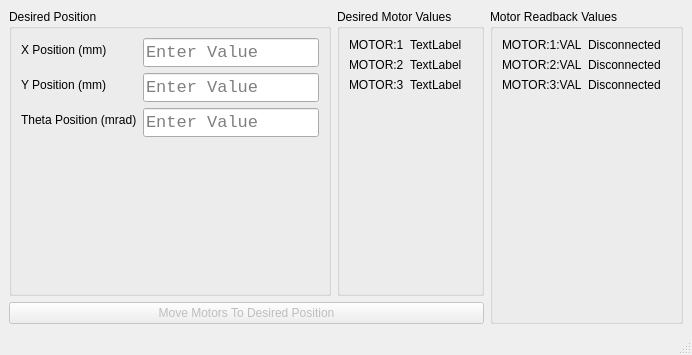
<?xml version="1.0" encoding="UTF-8"?>
<ui version="4.0">
 <class>MainWindow</class>
 <widget class="QMainWindow" name="MainWindow">
  <property name="geometry">
   <rect>
    <x>0</x>
    <y>0</y>
    <width>692</width>
    <height>355</height>
   </rect>
  </property>
  <property name="windowTitle">
   <string>Positioner Demo</string>
  </property>
  <widget class="QWidget" name="centralwidget">
   <layout class="QHBoxLayout" name="horizontalLayout_2">
    <item>
     <layout class="QVBoxLayout" name="verticalLayout">
      <item>
       <layout class="QHBoxLayout" name="horizontalLayout">
        <item>
         <widget class="QGroupBox" name="desGroupBox">
          <property name="title">
           <string>Desired Position</string>
          </property>
          <layout class="QFormLayout" name="formLayout">
           <item row="0" column="0">
            <widget class="QLabel" name="label">
             <property name="text">
              <string>X Position (mm)</string>
             </property>
            </widget>
           </item>
           <item row="0" column="1">
            <widget class="QLineEdit" name="xPosTextEntry">
             <property name="sizePolicy">
              <sizepolicy hsizetype="Preferred" vsizetype="Fixed">
               <horstretch>0</horstretch>
               <verstretch>0</verstretch>
              </sizepolicy>
             </property>
             <property name="minimumSize">
              <size>
               <width>80</width>
               <height>0</height>
              </size>
             </property>
             <property name="font">
              <font>
               <family>Monospace</family>
               <pointsize>13</pointsize>
               <stylestrategy>PreferDefault</stylestrategy>
              </font>
             </property>
             <property name="text">
              <string/>
             </property>
             <property name="placeholderText">
              <string>Enter Value</string>
             </property>
             <property name="channel" stdset="0">
              <string notr="true">MOTOR:1:VAL</string>
             </property>
            </widget>
           </item>
           <item row="1" column="0">
            <widget class="QLabel" name="label_2">
             <property name="text">
              <string>Y Position (mm)</string>
             </property>
            </widget>
           </item>
           <item row="1" column="1">
            <widget class="QLineEdit" name="yPosTextEntry">
             <property name="sizePolicy">
              <sizepolicy hsizetype="Preferred" vsizetype="Fixed">
               <horstretch>0</horstretch>
               <verstretch>0</verstretch>
              </sizepolicy>
             </property>
             <property name="font">
              <font>
               <family>Monospace</family>
               <pointsize>13</pointsize>
               <stylestrategy>PreferDefault</stylestrategy>
              </font>
             </property>
             <property name="text">
              <string/>
             </property>
             <property name="placeholderText">
              <string>Enter Value</string>
             </property>
             <property name="channel" stdset="0">
              <string notr="true">MOTOR:1:VAL</string>
             </property>
            </widget>
           </item>
           <item row="2" column="0">
            <widget class="QLabel" name="label_3">
             <property name="text">
              <string>Theta Position (mrad)</string>
             </property>
            </widget>
           </item>
           <item row="2" column="1">
            <widget class="QLineEdit" name="zPosTextEntry">
             <property name="sizePolicy">
              <sizepolicy hsizetype="Preferred" vsizetype="Fixed">
               <horstretch>0</horstretch>
               <verstretch>0</verstretch>
              </sizepolicy>
             </property>
             <property name="font">
              <font>
               <family>Monospace</family>
               <pointsize>13</pointsize>
               <stylestrategy>PreferDefault</stylestrategy>
              </font>
             </property>
             <property name="text">
              <string/>
             </property>
             <property name="placeholderText">
              <string>Enter Value</string>
             </property>
             <property name="channel" stdset="0">
              <string notr="true">MOTOR:1:VAL</string>
             </property>
            </widget>
           </item>
          </layout>
         </widget>
        </item>
        <item>
         <widget class="QGroupBox" name="groupBox">
          <property name="title">
           <string>Desired Motor Values </string>
          </property>
          <layout class="QFormLayout" name="formLayout_4">
           <item row="0" column="0">
            <widget class="QLabel" name="label_10">
             <property name="text">
              <string>MOTOR:1</string>
             </property>
            </widget>
           </item>
           <item row="0" column="1">
            <widget class="QLabel" name="motor1DesLabel">
             <property name="text">
              <string>TextLabel</string>
             </property>
            </widget>
           </item>
           <item row="1" column="0">
            <widget class="QLabel" name="label_11">
             <property name="text">
              <string>MOTOR:2</string>
             </property>
            </widget>
           </item>
           <item row="1" column="1">
            <widget class="QLabel" name="motor2DesLabel">
             <property name="text">
              <string>TextLabel</string>
             </property>
            </widget>
           </item>
           <item row="2" column="0">
            <widget class="QLabel" name="label_12">
             <property name="text">
              <string>MOTOR:3</string>
             </property>
            </widget>
           </item>
           <item row="2" column="1">
            <widget class="QLabel" name="motor3DesLabel">
             <property name="text">
              <string>TextLabel</string>
             </property>
            </widget>
           </item>
          </layout>
         </widget>
        </item>
       </layout>
      </item>
      <item>
       <widget class="QPushButton" name="pushButton">
        <property name="enabled">
         <bool>false</bool>
        </property>
        <property name="sizePolicy">
         <sizepolicy hsizetype="Minimum" vsizetype="Fixed">
          <horstretch>0</horstretch>
          <verstretch>0</verstretch>
         </sizepolicy>
        </property>
        <property name="text">
         <string>Move Motors To Desired Position</string>
        </property>
       </widget>
      </item>
     </layout>
    </item>
    <item>
     <widget class="QGroupBox" name="desGroupBox_2">
      <property name="title">
       <string>Motor Readback Values</string>
      </property>
      <layout class="QFormLayout" name="formLayout_2">
       <item row="0" column="0">
        <widget class="QLabel" name="label_4">
         <property name="text">
          <string>MOTOR:1:VAL</string>
         </property>
        </widget>
       </item>
       <item row="1" column="0">
        <widget class="QLabel" name="label_5">
         <property name="text">
          <string>MOTOR:2:VAL</string>
         </property>
        </widget>
       </item>
       <item row="2" column="0">
        <widget class="QLabel" name="label_6">
         <property name="text">
          <string>MOTOR:3:VAL</string>
         </property>
        </widget>
       </item>
       <item row="0" column="1">
        <widget class="QLabel" name="motor1ReadbackLabel">
         <property name="text">
          <string>Disconnected</string>
         </property>
        </widget>
       </item>
       <item row="1" column="1">
        <widget class="QLabel" name="motor2ReadbackLabel">
         <property name="text">
          <string>Disconnected</string>
         </property>
        </widget>
       </item>
       <item row="2" column="1">
        <widget class="QLabel" name="motor3ReadbackLabel">
         <property name="text">
          <string>Disconnected</string>
         </property>
        </widget>
       </item>
      </layout>
     </widget>
    </item>
   </layout>
   <zorder>desGroupBox_2</zorder>
   <zorder>groupBox</zorder>
  </widget>
  <widget class="QMenuBar" name="menubar">
   <property name="geometry">
    <rect>
     <x>0</x>
     <y>0</y>
     <width>692</width>
     <height>22</height>
    </rect>
   </property>
  </widget>
  <widget class="QStatusBar" name="statusbar"/>
 </widget>
 <resources/>
 <connections/>
</ui>
